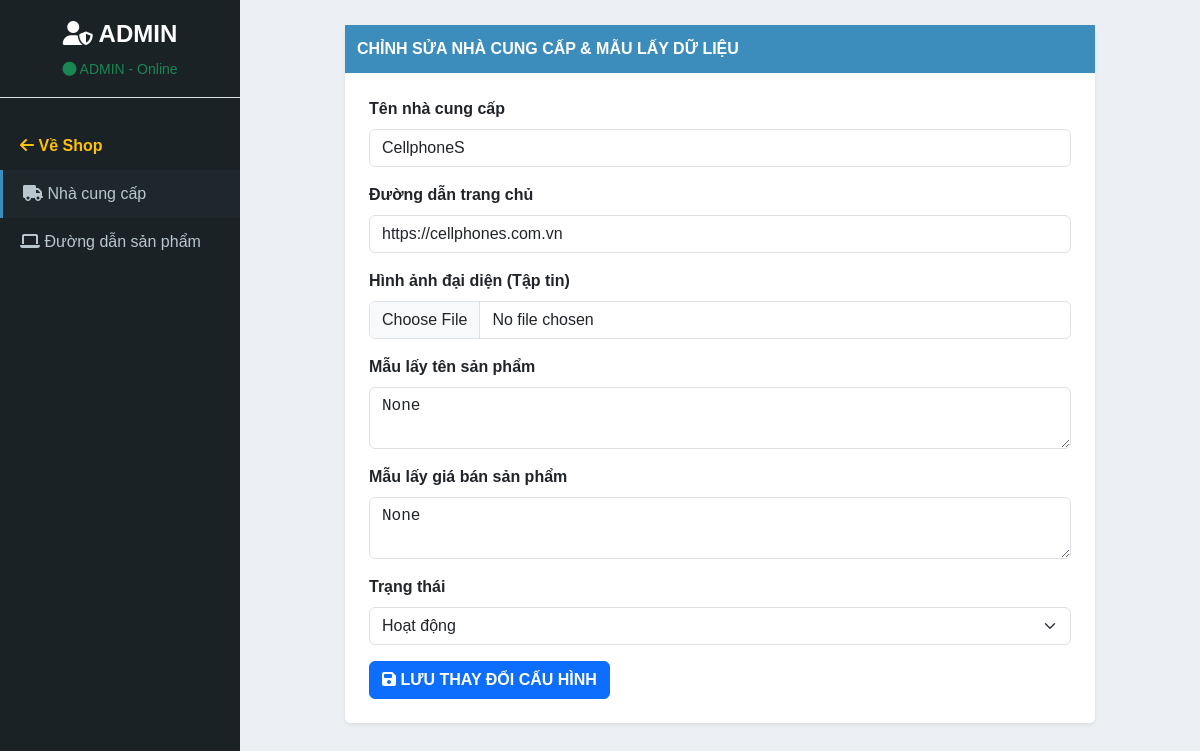
Page /admin/provider/edit/1 on the committed database.
### tables this page shows
CREATE TABLE providers (
                id INTEGER PRIMARY KEY AUTOINCREMENT,
                name TEXT, url TEXT, image_path TEXT,
                name_pattern TEXT, price_pattern TEXT, status TEXT
            );

### app.py (the view, shortened to what this page needs)
@app.route('/admin/provider/add', methods=['GET', 'POST'])
@app.route('/admin/provider/edit/<int:prov_id>', methods=['GET', 'POST'])
def admin_provider_form(prov_id=None):
    provider = None
    if prov_id:
        with sqlite3.connect(DB_FILE) as conn:
            conn.row_factory = sqlite3.Row
            provider = conn.execute("SELECT * FROM providers WHERE id=?", (prov_id,)).fetchone()
    return render_template('admin_provider_edit.html', provider=provider)

### templates/admin_provider_edit.html (shortened to what this page needs)
<!DOCTYPE html>
<html lang="vi">
<head>
    <link rel="stylesheet" href="https://cdn.jsdelivr.net/npm/bootstrap@5.3.0/dist/css/bootstrap.min.css">
    <link rel="stylesheet" href="https://cdnjs.cloudflare.com/ajax/libs/font-awesome/6.4.0/css/all.min.css">
</head>
<body>
    <div class="sidebar">
        <div class="text-center mb-4 border-bottom pb-3">
            <h4 class="text-white fw-bold"><i class="fa-solid fa-user-shield"></i> ADMIN</h4>
            <small class="text-success"><i class="fa-solid fa-circle"></i> ADMIN - Online</small>
        </div>
        <a href="/" class="text-warning fw-bold"><i class="fa-solid fa-arrow-left"></i> Về Shop</a>
        <a href="/admin/providers" style="background:#1e282c; border-left:3px solid #3c8dbc;"><i class="fa-solid fa-truck"></i> Nhà cung cấp</a>
        <a href="/admin/products"><i class="fa-solid fa-laptop"></i> Đường dẫn sản phẩm</a>
    </div>
    <div class="main-content">
        <div class="card border-0 shadow-sm mx-auto" style="max-width: 750px;">
            <div class="box-header">CHỈNH SỬA NHÀ CUNG CẤP & MẪU LẤY DỮ LIỆU</div>
            <div class="bg-white p-4 rounded-bottom">
                <form method="POST" enctype="multipart/form-data">
                    <div class="mb-3"><label class="form-label fw-bold">Tên nhà cung cấp</label><input type="text" name="name" class="form-control" value="{{ provider.name if provider else '' }}" required></div>
                    <div class="mb-3"><label class="form-label fw-bold">Đường dẫn trang chủ</label><input type="url" name="url" class="form-control" value="{{ provider.url if provider else '' }}" required></div>
                    <div class="mb-3">
                        <label class="form-label fw-bold">Hình ảnh đại diện (Tập tin)</label>
                        <input type="file" name="image_file" class="form-control" accept="image/*">
                    </div>
                    <div class="mb-3"><label class="form-label fw-bold">Mẫu lấy tên sản phẩm</label><textarea name="name_pattern" class="form-control font-monospace" rows="2">{{ provider.name_pattern if provider else '#<h1 class="title">(.*?)</h1>#' }}</textarea></div>
                    <div class="mb-3"><label class="form-label fw-bold">Mẫu lấy giá bán sản phẩm</label><textarea name="price_pattern" class="form-control font-monospace" rows="2">{{ provider.price_pattern if provider else '#<span id="product_price">(.*?)</i>#' }}</textarea></div>
                    <div class="mb-3"><label class="form-label fw-bold">Trạng thái</label><select name="status" class="form-select"><option value="Hoạt động">Hoạt động</option><option value="Không hoạt động">Không hoạt động</option></select></div>
                    <button type="submit" class="btn btn-primary fw-bold"><i class="fa-solid fa-save"></i> LƯU THAY ĐỔI CẤU HÌNH</button>
                </form>
            </div>
        </div>
    </div>
</body>
</html>

### templates/admin_provider_edit.html (style rules this page uses)
body { background-color: #222d32; font-family: sans-serif; color: #b8c7ce; }
.sidebar { background-color: #1a2226; height: 100vh; position: fixed; width: 240px; padding-top: 20px; }
.sidebar a { color: #b8c7ce; text-decoration: none; display: block; padding: 12px 20px; }
.main-content { margin-left: 240px; background-color: #ecf0f5; min-height: 100vh; color: #333; padding: 25px; }
.box-header { background-color: #3c8dbc; color: white; padding: 12px; font-weight: bold; }

### rows in the picture
providers: name "CellphoneS", url "https://cellphones.com.vn", name_pattern "None", price_pattern "None"
